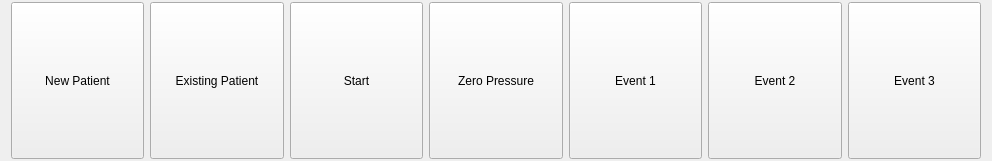
<?xml version="1.0" encoding="UTF-8"?>
<ui version="4.0">
 <class>InvestigationBar</class>
 <widget class="QFrame" name="InvestigationBar">
  <property name="geometry">
   <rect>
    <x>0</x>
    <y>0</y>
    <width>992</width>
    <height>161</height>
   </rect>
  </property>
  <property name="windowTitle">
   <string>Frame</string>
  </property>
  <layout class="QHBoxLayout" name="horizontalLayout">
   <property name="topMargin">
    <number>2</number>
   </property>
   <property name="bottomMargin">
    <number>2</number>
   </property>
   <item>
    <widget class="QPushButton" name="newPatientButton">
     <property name="sizePolicy">
      <sizepolicy hsizetype="Minimum" vsizetype="MinimumExpanding">
       <horstretch>0</horstretch>
       <verstretch>0</verstretch>
      </sizepolicy>
     </property>
     <property name="text">
      <string>New Patient</string>
     </property>
    </widget>
   </item>
   <item>
    <widget class="QPushButton" name="existingPatientButton">
     <property name="sizePolicy">
      <sizepolicy hsizetype="Minimum" vsizetype="MinimumExpanding">
       <horstretch>0</horstretch>
       <verstretch>0</verstretch>
      </sizepolicy>
     </property>
     <property name="text">
      <string>Existing Patient</string>
     </property>
    </widget>
   </item>
   <item>
    <widget class="QPushButton" name="recordButton">
     <property name="sizePolicy">
      <sizepolicy hsizetype="Minimum" vsizetype="MinimumExpanding">
       <horstretch>0</horstretch>
       <verstretch>0</verstretch>
      </sizepolicy>
     </property>
     <property name="text">
      <string>Start</string>
     </property>
    </widget>
   </item>
   <item>
    <widget class="QPushButton" name="zeroPressureButton">
     <property name="sizePolicy">
      <sizepolicy hsizetype="Minimum" vsizetype="MinimumExpanding">
       <horstretch>0</horstretch>
       <verstretch>0</verstretch>
      </sizepolicy>
     </property>
     <property name="text">
      <string>Zero Pressure</string>
     </property>
    </widget>
   </item>
   <item>
    <widget class="QPushButton" name="event1Button">
     <property name="sizePolicy">
      <sizepolicy hsizetype="Minimum" vsizetype="MinimumExpanding">
       <horstretch>0</horstretch>
       <verstretch>0</verstretch>
      </sizepolicy>
     </property>
     <property name="text">
      <string>Event 1</string>
     </property>
    </widget>
   </item>
   <item>
    <widget class="QPushButton" name="event2Button">
     <property name="sizePolicy">
      <sizepolicy hsizetype="Minimum" vsizetype="MinimumExpanding">
       <horstretch>0</horstretch>
       <verstretch>0</verstretch>
      </sizepolicy>
     </property>
     <property name="text">
      <string>Event 2</string>
     </property>
    </widget>
   </item>
   <item>
    <widget class="QPushButton" name="event3Button">
     <property name="sizePolicy">
      <sizepolicy hsizetype="Minimum" vsizetype="MinimumExpanding">
       <horstretch>0</horstretch>
       <verstretch>0</verstretch>
      </sizepolicy>
     </property>
     <property name="text">
      <string>Event 3</string>
     </property>
    </widget>
   </item>
  </layout>
 </widget>
 <resources/>
 <connections/>
</ui>
